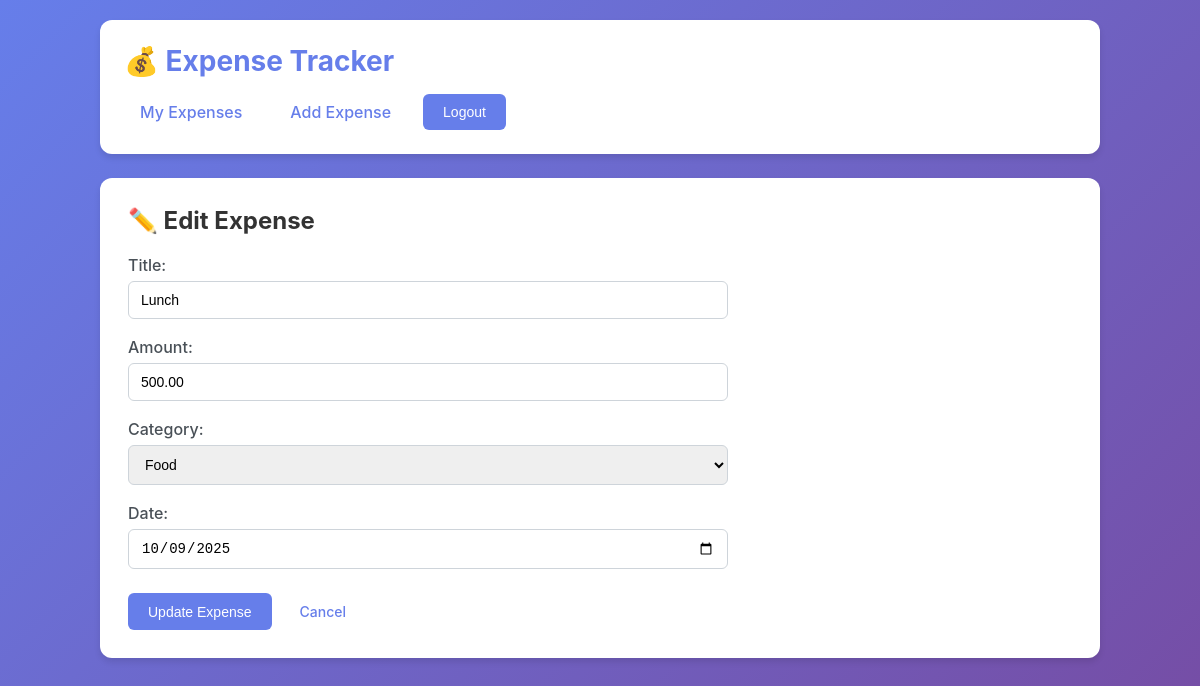
The app's page /expenses/5/edit/ (signed in) with its own data.
### expenses/models.py (models this page shows, shortened)
class Expense(models.Model):
    CATEGORY_CHOICES = [
        ('Food','Food'),
        ('Transport','Transport'),
        ('Rent','Rent'),
        ('Utilities','Utilities'),
        ('Other','Other'),
    ]
    title = models.CharField(max_length=255)
    amount = models.DecimalField(max_digits=10, decimal_places=2)
    category = models.CharField(max_length=50, choices=CATEGORY_CHOICES, default='Other')
    date = models.DateField()
    user = models.ForeignKey(settings.AUTH_USER_MODEL, on_delete=models.CASCADE, related_name='expenses')
    created_at = models.DateTimeField(auto_now_add=True)
    class Meta:
        ordering = ["-date", "-created_at"]

### expenses/views.py (the view, shortened to what this page needs)
# urls.py: path("<int:pk>/edit/", ExpenseUpdateView.as_view(), name="edit"),
class ExpenseUpdateView(LoginRequiredMixin, ExpenseOwnerMixin, UpdateView):
    model = Expense
    form_class = ExpenseForm
    template_name = "expense_form.html"
    success_url = reverse_lazy("expenses:list")

### expenses/forms.py (shortened to what this page needs)
class ExpenseForm(forms.ModelForm):
    date = forms.DateField(widget=forms.DateInput(attrs={"type":"date"}))
    class Meta:
        model = Expense
        fields = ["title", "amount", "category", "date"]
        widgets = {
            "title": forms.TextInput(attrs={"placeholder":"e.g. Lunch at Cafe"}),
            "amount": forms.NumberInput(attrs={"step":"0.01", "min":"0.01"}),
        }

### expenses/views.py (called while the page is built)
    def test_func(self):
        expense = self.get_object()
        return expense.user == self.request.user

### expenses/templates/expense_form.html (shortened to what this page needs)
{% extends "base.html" %}
{% block content %}
  <h2>{% if object %}✏️ Edit Expense{% else %}➕ Add New Expense{% endif %}</h2>
  <form method="post" style="max-width: 600px;">
    <div class="field">
      {{ form.title.label_tag }}
      {{ form.title }}
    </div>
    <div class="field">
      {{ form.amount.label_tag }}
      {{ form.amount }}
    </div>
    <div class="field">
      {{ form.category.label_tag }}
      {{ form.category }}
    </div>
    <div class="field">
      {{ form.date.label_tag }}
      {{ form.date }}
    </div>
    <div style="display: flex; gap: 12px; margin-top: 24px;">
      <button type="submit" class="btn btn-primary">
        {% if object %}Update Expense{% else %}Save Expense{% endif %}
      </button>
      <a href="{% url 'expenses:list' %}" class="btn btn-link">Cancel</a>
    </div>
  </form>
{% endblock %}

### expenses/templates/base.html (style rules this page uses)
* { margin: 0; padding: 0; box-sizing: border-box; }
body { font-family: -apple-system, BlinkMacSystemFont, "Segoe UI", Roboto, "Helvetica Neue", Arial, sans-serif; background: linear-gradient(135deg, #667eea 0%, #764ba2 100%); min-height: 100vh; padding: 20px; color: #333; }
h2 { color: #333; margin-bottom: 20px; font-size: 24px; }
.btn { display: inline-block; padding: 10px 20px; border-radius: 6px; text-decoration: none; font-weight: 500; cursor: pointer; border: none; font-size: 14px; transition: all 0.3s ease; }
.btn-primary { background: #667eea; color: white; }
.btn-link { background: transparent; color: #667eea; padding: 10px 16px; }
form .field { margin-bottom: 18px; }
form label { display: block; margin-bottom: 6px; font-weight: 500; color: #495057; }
form input[type="text"], form input[type="number"], form input[type="date"], form input[type="password"], form input[type="email"], form select, form textarea { width: 100%; padding: 10px 12px; border: 1px solid #ced4da; border-radius: 6px; font-size: 14px; transition: border-color 0.3s ease; }

### records on screen
Expense: title "Lunch", amount "500.00", category "Food", date "10/09/2025"
